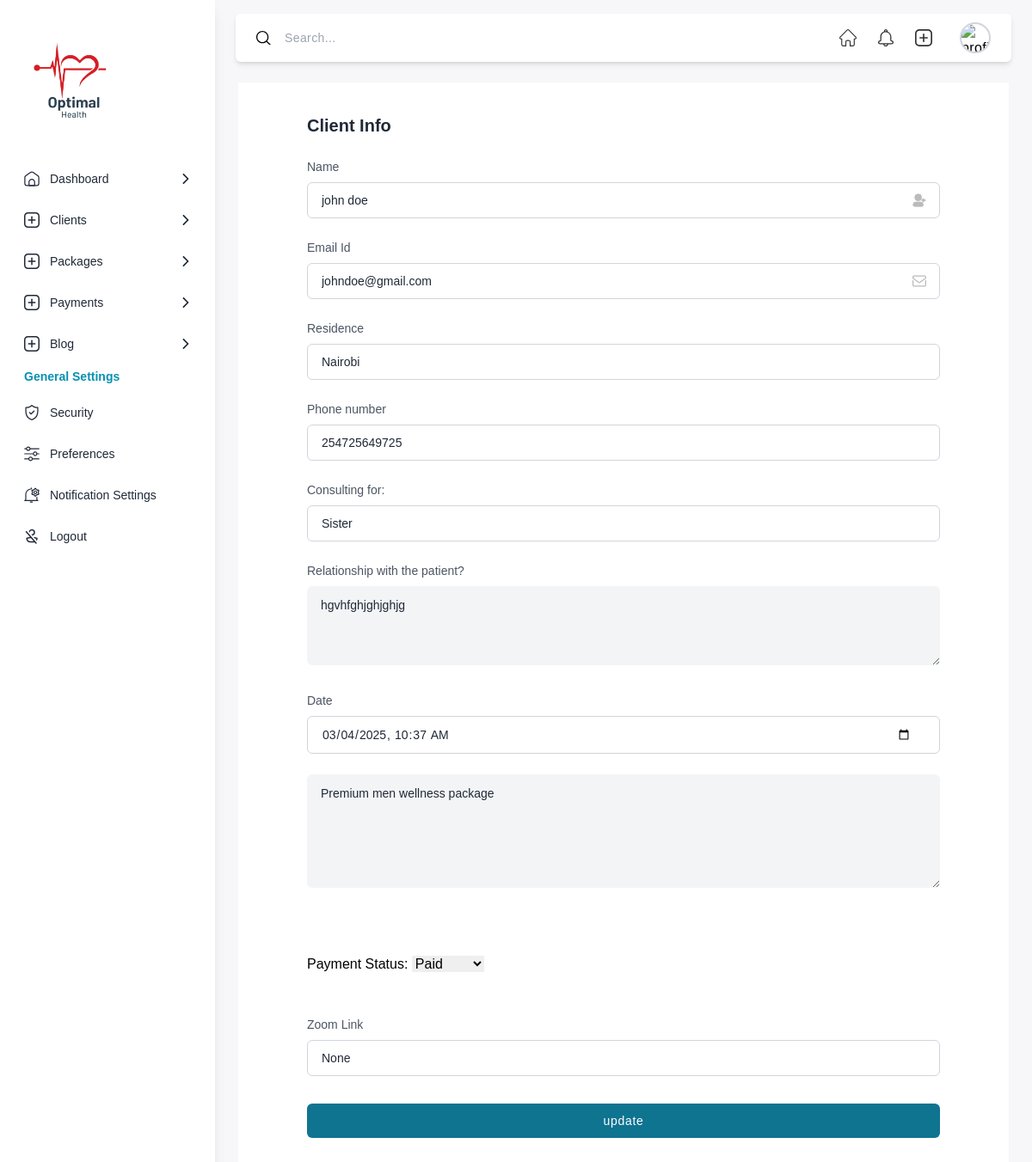
Page /update_info/23/ on the committed database.
### optimal/models.py (models this page shows, shortened)
class ConsultationBooking(models.Model):
    PAYMENT_STATUS_CHOICES = [
        ('Pending', 'Pending'),
        ('Paid', 'Paid'),
        ('Rejected', 'Rejected'),
    ]
    full_name = models.CharField(max_length=255)
    email = models.EmailField()
    residence = models.CharField(max_length=500)
    phone_number = models.CharField(max_length=15, unique=True)
    patient_consulting = models.CharField(max_length=255)
    patient_relationship = models.CharField(max_length=255)
    consultation_date = models.DateTimeField()
    description = models.CharField(max_length=1000)
    is_payment_verified = models.CharField(
        max_length=10,
        choices=PAYMENT_STATUS_CHOICES,
        default='Pending'
    )
    zoom_link = models.URLField(blank=True, null=True)

### optimal/views.py (the view, shortened to what this page needs)
# urls.py: path('update_info/<int:pk>/', update_info, name='update_info'),
def update_info(request, pk):
    booking = get_object_or_404(ConsultationBooking, id=pk)
    return render(request, "adminstrator/update_info.html", {"booking": booking})
    return render(request, '')

### templates/adminstrator/update_info.html (shortened to what this page needs)
{% extends "adminstrator/base.html" %}
{% block content %}
<div class="font-[sans-serif] bg-white mt-12 max-w-4xl mb-6 flex w-full pt-3 mt-6 items-center mx-auto  p-4">
      <form action="" method="post" class="md:col-span-2 w-full py-6 px-6 sm:px-16 max-md:max-w-xl mx-auto">
        <div class="mb-6">
          <h3 class="text-gray-800 text-xl font-bold">Client Info</h3>
        </div>
        <div class="space-y-6">
          <div>
            <label class="text-gray-600 text-sm mb-2 block">Name</label>
            <div class="relative flex items-center">
              <input name="full_name" type="text" required class="text-gray-800 bg-white border border-gray-300 w-full text-sm pl-4 pr-8 py-2.5 rounded-md outline-cyan-500" value="{{ booking.full_name }}" />
            </div>
          </div>
          <div>
            <label class="text-gray-600 text-sm mb-2 block">Email Id</label>
            <div class="relative flex items-center">
              <input name="email" type="email" required class="text-gray-800 bg-white border border-gray-300 w-full text-sm pl-4 pr-8 py-2.5 rounded-md outline-cyan-500" value="{{ booking.email }}" />
            </div>
          </div>
          <div>
            <label class="text-gray-600 text-sm mb-2 block">Residence</label>
            <div class="relative flex items-center">
              <input name="residence" type="text" required class="text-gray-800 bg-white border border-gray-300 w-full text-sm pl-4 pr-8 py-2.5 rounded-md outline-cyan-500"  value="{{ booking.residence }}" />
            </div>
          </div>
          <div>
            <label class="text-gray-600 text-sm mb-2 block">Phone number</label>
            <div class="relative flex items-center">
              <input name="phone_number" type="text" required class="text-gray-800 bg-white border border-gray-300 w-full text-sm pl-4 pr-8 py-2.5 rounded-md outline-cyan-500" value="{{ booking.phone_number }}" />
            </div>
          </div>
          <div>
            <label class="text-gray-600 text-sm mb-2 block">Consulting for:</label>
            <div class="relative flex items-center">
              <input name="patient_consulting" type="text" required class="text-gray-800 bg-white border border-gray-300 w-full text-sm pl-4 pr-8 py-2.5 rounded-md outline-cyan-500" value="{{ booking.patient_consulting }}" />
            </div>
          </div>
        <div>
            <label class="text-gray-600 text-sm mb-2 block">Relationship with the patient?</label>
            <div>
              <textarea name="patient_relationship"  rows="4"
              class="w-full rounded-md px-4 bg-gray-100 text-gray-800 text-sm pt-3 outline-cyan-500 focus:bg-transparent">{{ booking.patient_relationship }}</textarea>
            </div>
          </div>
          <div>
            <label class="text-gray-600 text-sm mb-2 block">Date</label>
            <div class="relative flex items-center">
              <input name="consultation_date" id="date" type="datetime-local" required class="text-gray-800 bg-white border border-gray-300 w-full text-sm pl-4 pr-8 py-2.5 rounded-md outline-cyan-500" value="{{ booking.consultation_date|date:'Y-m-d\TH:i' }}" />
            </div>
          </div>
          <div>
            <textarea name="description" placeholder='Message' rows="6"
            class="w-full rounded-md px-4 bg-gray-100 text-gray-800 text-sm pt-3 outline-cyan-500 focus:bg-transparent">{{ booking.description }}</textarea>
          </div><br><br>
          <label>Payment Status:</label>
            <select name="is_payment_verified">
                <option value="Paid" {% if booking.is_payment_verified == "Paid" %}selected{% endif %}>Paid</option>
            </select>
        </div>
        <br><br>
        <div>
            <label class="text-gray-600 text-sm mb-2 block">Zoom Link</label>
            <div class="relative flex items-center">
              <input name="zoom_link" type="text" required class="text-gray-800 bg-white border border-gray-300 w-full text-sm pl-4 pr-8 py-2.5 rounded-md outline-cyan-500" value="{{ booking.zoom_link }}" />
            </div>
          </div>
        <div class="mt-8">
          <button type="submit" class="w-full py-2.5 px-4 tracking-wider text-sm rounded-md text-white bg-cyan-700 hover:bg-cyan-800 focus:outline-none">
            update
          </button>
        </div>
      </form>
    </div>
  </div>
{% endblock %}

### rows in the picture
ConsultationBooking: full_name "john doe", email "johndoe@gmail.com", residence "Nairobi", phone_number "254725649725", patient_consulting "Sister", patient_relationship "hgvhfghjghjghjg", consultation_date "03/04/2025 10:37", description "Premium men wellness package", is_payment_verified "Paid", zoom_link "None"
